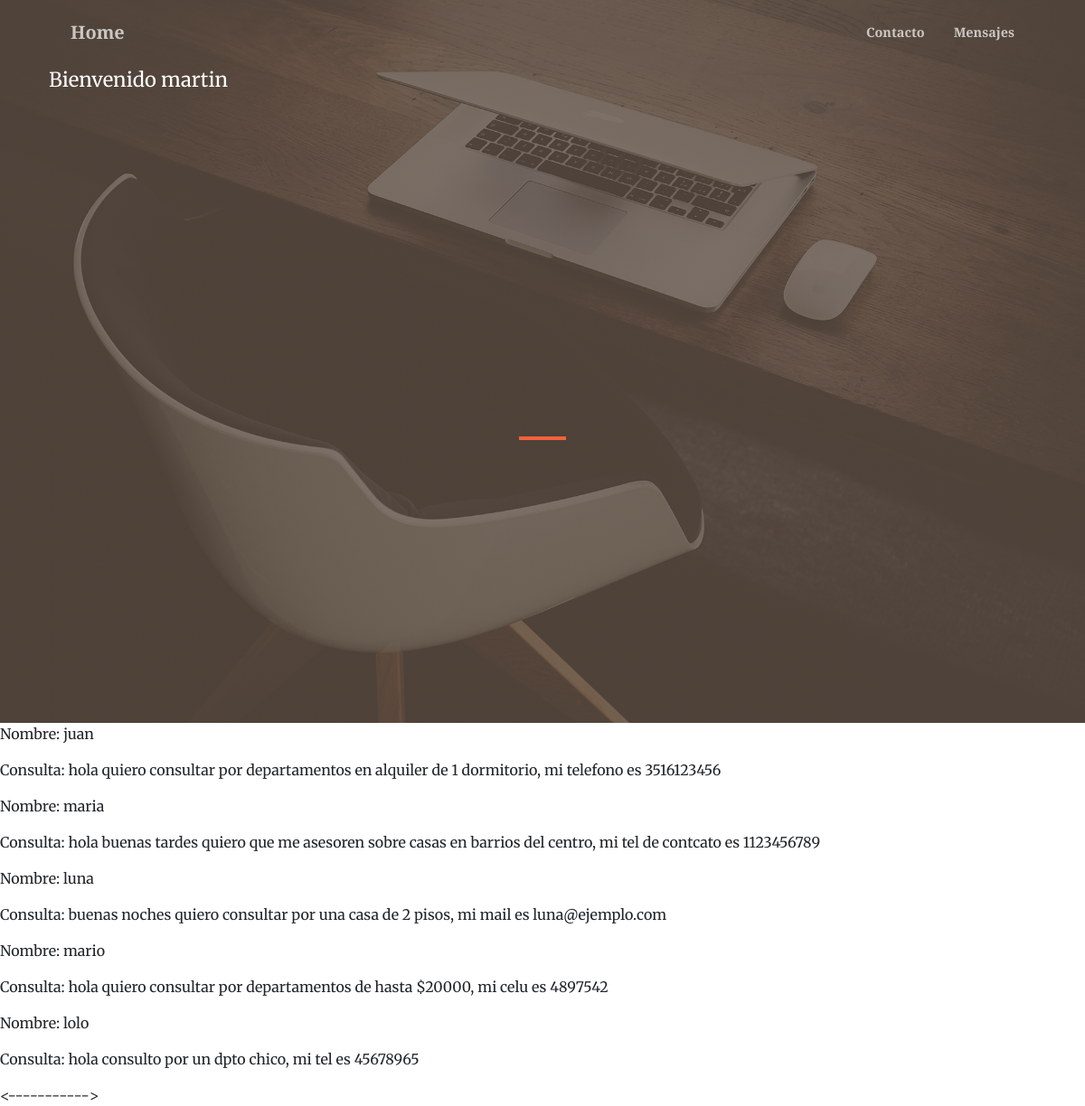
The app's page /appmensaje/mensajes/ (signed in) with its own data.
### mensajes/models.py (models this page shows, shortened)
class Contacto(models.Model):
    nombre = models.CharField(max_length=150)
    mensaje = models.CharField(max_length=600)

### mensajes/views.py (the view)
class ContactoList(ListView):
    model = Contacto
    template_name = "mensajes/mensajes_list.html"

### mensajes/templates/mensajes/mensajes_list.html
{% extends 'mensajes/base.html' %}
{% block contenido %}
    {% for mensaje in object_list %}
        <p>Nombre: {{mensaje.nombre}}</p>
        <p>Consulta: {{mensaje.mensaje}}</p>
    {% endfor %}
{% endblock %}

### mensajes/templates/mensajes/base.html (shortened to what this page needs)
<!DOCTYPE html>
<html lang="en">
    <head>
        {% load static %}
        <link href="https://cdn.jsdelivr.net/npm/bootstrap-icons@1.5.0/font/bootstrap-icons.css" rel="stylesheet" />
        <link href="https://cdnjs.cloudflare.com/ajax/libs/SimpleLightbox/2.1.0/simpleLightbox.min.css" rel="stylesheet" />
        <link href="{% static 'inmobiliaria/css/styles.css' %}" rel="stylesheet" />
    </head>
    <body id="page-top">
        <nav class="navbar navbar-expand-lg navbar-light fixed-top py-3" id="mainNav">
            <div class="container px-4 px-lg-5">
                <a class="navbar-brand" href="">Home</a>
                <div class="collapse navbar-collapse" id="navbarResponsive">
                    <ul class="navbar-nav ms-auto my-2 my-lg-0">
                        <li class="nav-item"><a class="nav-link" href="{% url 'mensajes/crear' %}">Contacto</a></li>
                        <li class="nav-item"><a class="nav-link" href="{% url 'mensajes' %}">Mensajes</a></li>
                    </ul>
                </div>
            </div>
        </nav>
        <header class="masthead">
            <div class="container px-4 px-lg-10 h-100">
                {% if user.is_authenticated %}
                    <p style="color: white; font-size: 22px;font-weight: 100px;"> Bienvenido {{ user.username }}
                {% endif %}
                <div class="row gx-4 gx-lg-10 h-100 align-items-center justify-content-center text-center">
                    <div class="col-lg-8 align-self-end">
                        <hr class="divider" />
                    </div>
                </div>
            </div>
        </header>
        {% block contenido %}
        {% endblock %}
    <----------->
</html>

### records on screen
Contacto: nombre "juan", mensaje "hola quiero consultar por departamentos en alquiler de 1 dormitorio, mi telefono es 3516123456"
Contacto: nombre "maria", mensaje "hola buenas tardes quiero que me asesoren sobre casas en barrios del centro, mi tel de contcato es 1123456789"
Contacto: nombre "luna", mensaje "buenas noches quiero consultar por una casa de 2 pisos, mi mail es luna@ejemplo.com"
Contacto: nombre "mario", mensaje "hola quiero consultar por departamentos de hasta $20000, mi celu es 4897542"
Contacto: nombre "lolo", mensaje "hola consulto por un dpto chico, mi tel es 45678965"

### other values on screen
{{ user.username }} "martin"
